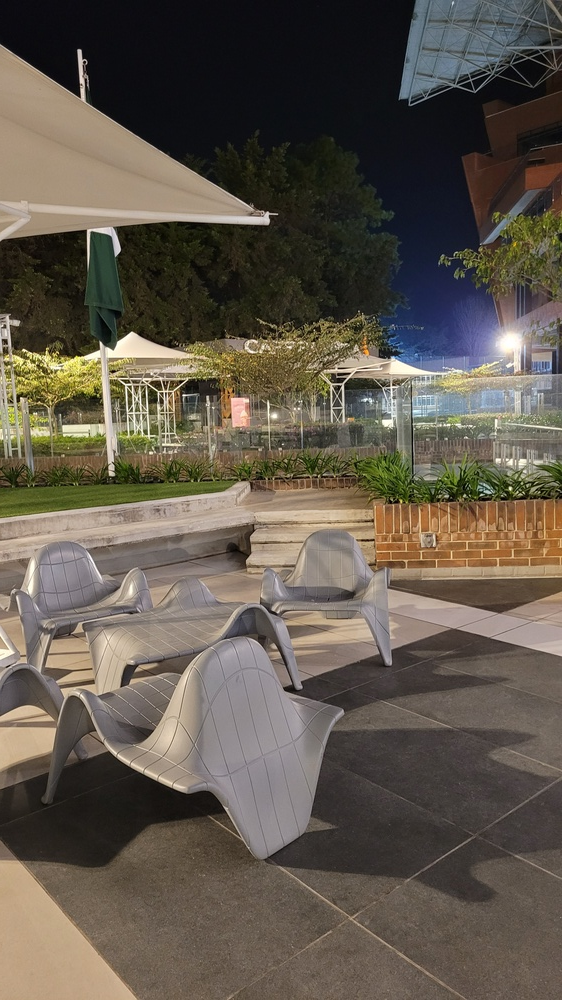
#> input picture img/experimental/izquierda4.jpg, 562 x 1000 px, shrunk from 2268 x 4032 before the run
$ jupyter execute task2.ipynb   (shell and % lines are left out)
#> lines starting #> are read from the running program, lines starting #| are printed output that depends on the picture
# Task 2

## Integrantes
- Sergio Orellana 221122
- Rodrigo Mansilla 22611
- Ricardo Chuy 221007

### Prompt utilizado con IA

> Actúa como ingeniero de visión artificial. Tengo dos imágenes: la imagen base (izquierda) y la imagen
> warped (derecha transformada). Escribe un código en Python que genere una imagen compuesta
> (blending) donde la imagen base se muestre en el canal Rojo y la imagen warped en el canal Cian
> (Verde+Azul). Esto debe crear un efecto de anaglifo donde los píxeles perfectamente alineados se vean en
> escala de grises y los errores se vean como bordes de colores.

[cell 1]
import cv2
import numpy as np
import matplotlib.pyplot as plt
import pandas as pd
from pathlib import Path

# Mostrar figuras dentro de Jupyter (sin ventanas externas).

[cell 2]
def compute_anaglyph(left_img_path, right_img_path, min_match_count=20):
    # Calcula la homografía entre la imagen derecha (Query) y la izquierda (Train/Base),

    # Leer imágenes
#> called with left_img_path = 'img/experimental/izquierda4.jpg', right_img_path = 'img/experimental/derecha4.jpg', min_match_count = 20
    img_left = cv2.imread(left_img_path)
#> img_left is the input picture: shape (1000, 562, 3); mean B, G, R 76.8, 88.1, 96.5
    img_right = cv2.imread(right_img_path)
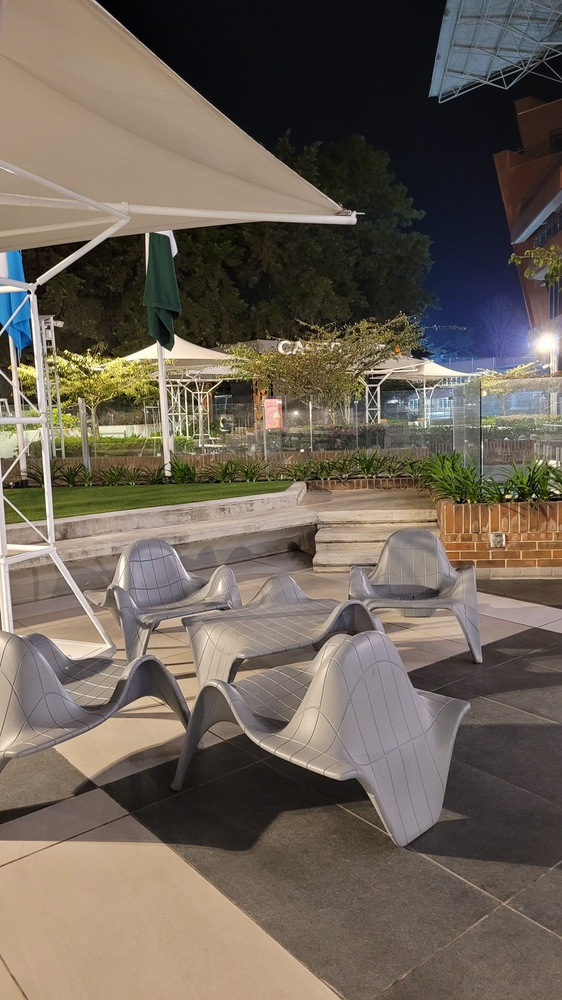
#> input picture img/experimental/derecha4.jpg, 562 x 1000 px, shrunk from 2268 x 4032 before the run
#> img_right is the input picture: shape (1000, 562, 3); mean B, G, R 87.6, 99, 108.9

    if img_left is None or img_right is None:
        raise FileNotFoundError("Revisa las rutas de las imágenes experimental izquierda/derecha.")

    gray_left = cv2.cvtColor(img_left, cv2.COLOR_BGR2GRAY)
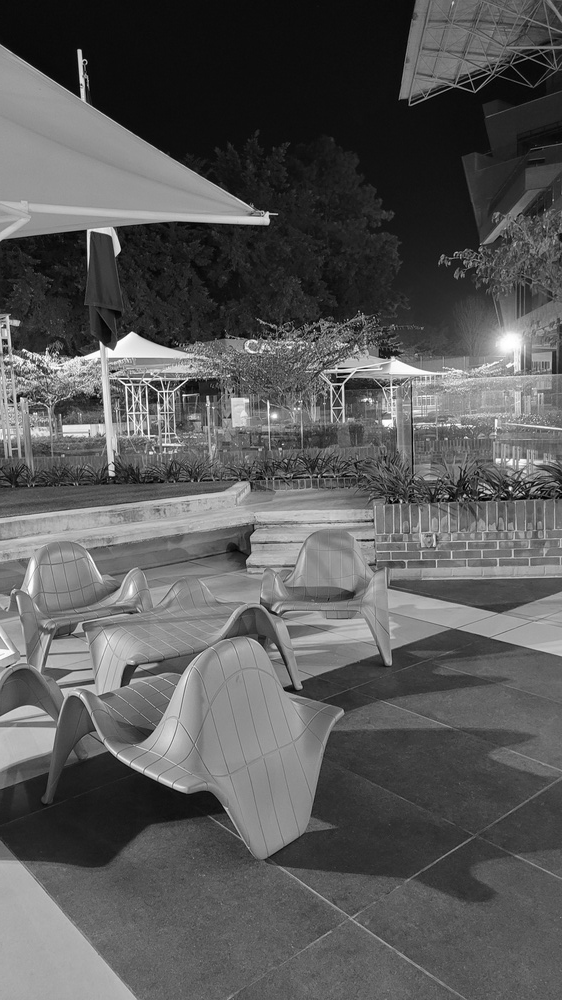
#> gray_left: shape (1000, 562); min 0, max 255, mean 89.4
    gray_right = cv2.cvtColor(img_right, cv2.COLOR_BGR2GRAY)
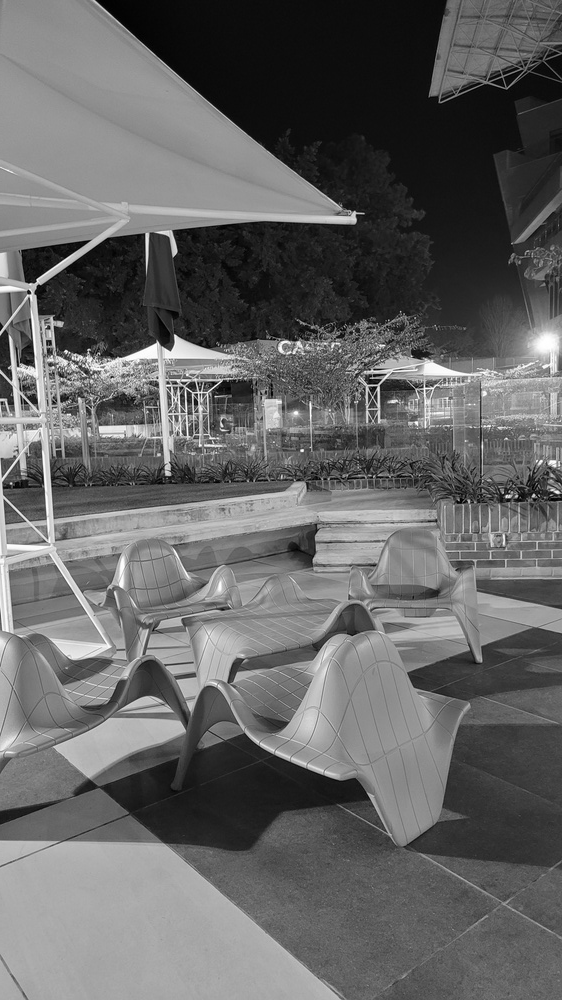
#> gray_right: shape (1000, 562); min 0, max 255, mean 100.7

    sift = cv2.SIFT_create()
    kp_left, des_left = sift.detectAndCompute(gray_left, None)   # Train / Destino
#> kp_left = 2187 keypoints; strongest (x, y, size): (510, 488, 2.5), (79, 52, 3.6), (101, 343, 2.1), (117, 249, 5.7)
    kp_right, des_right = sift.detectAndCompute(gray_right, None)  # Query / Origen
#> kp_right = 2003 keypoints; strongest (x, y, size): (29, 292, 2.7), (66, 351, 2.3), (302, 450, 2.2), (533, 495, 2.4)

    FLANN_INDEX_KDTREE = 1
    index_params = dict(algorithm=FLANN_INDEX_KDTREE, trees=5)
    search_params = dict(checks=50)
    flann = cv2.FlannBasedMatcher(index_params, search_params)

    matches = flann.knnMatch(des_right, des_left, k=2)  # Query vs Train
#> matches = 2003 matches

    good_matches = []
    for m, n in matches:
        if m.distance < 0.7 * n.distance:
            good_matches.append(m)
#> after the loop, good_matches = 317 matches

    if len(good_matches) < min_match_count:
        raise ValueError(f"No hay suficientes good matches ({len(good_matches)}) para estimar una homografía estable.")

    src_pts = np.float32([kp_right[m.queryIdx].pt for m in good_matches]).reshape(-1, 1, 2)  # derecha
#> src_pts = 317 rows, first 8: [7.91, 531.5], [48.56, 327.5], [48.56, 327.5], [51.37, 317.9], [54.03, 319], [59.9, 323.8], [59.9, 323.8], [60.91, 375.2]
    dst_pts = np.float32([kp_left[m.trainIdx].pt for m in good_matches]).reshape(-1, 1, 2)   # izquierda
#> dst_pts = 317 rows, first 8: [531.6, 564.4], [4.63, 326.5], [4.63, 326.5], [7.29, 316.9], [10.31, 317.8], [16.39, 322.8], [16.39, 322.8], [17.27, 373.7]

    H, mask = cv2.findHomography(src_pts, dst_pts, cv2.RANSAC, 5.0)
#> H = [[0.995, -0.0849, -12.84], [0.0248, 1.01, -7.5], [5.38e-05, -1.14e-05, 1]]; mask = 317 values, max 1 at index 1, min 0 at index 0, mean 0.546

    h_left, w_left = img_left.shape[:2]
#> h_left = 1000; w_left = 562
    warped_right = cv2.warpPerspective(img_right, H, (w_left, h_left))
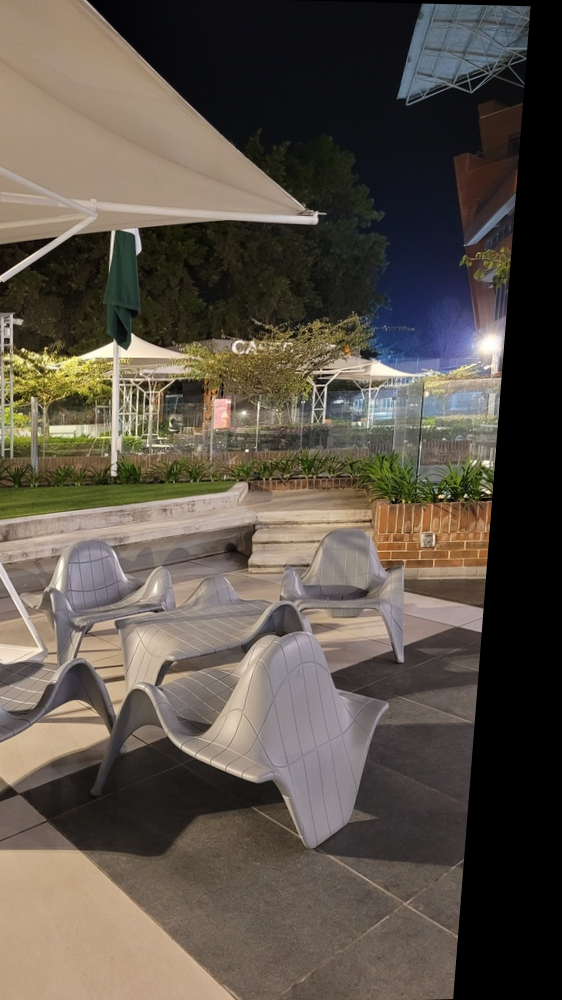
#> warped_right: shape (1000, 562, 3); mean B, G, R 73.1, 82.7, 91.1

    base_gray = gray_left
    warped_gray = cv2.cvtColor(warped_right, cv2.COLOR_BGR2GRAY)
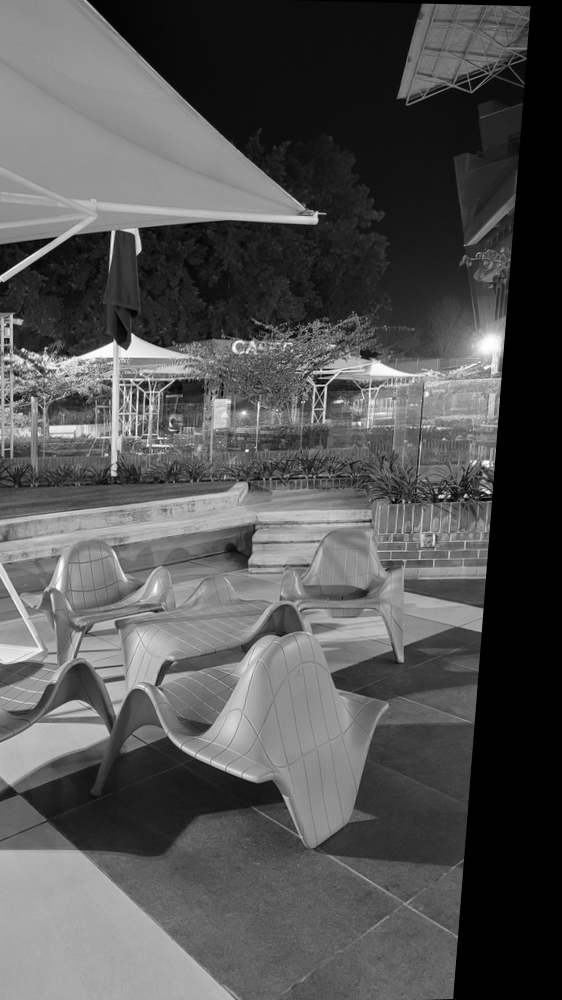
#> warped_gray: shape (1000, 562); min 0, max 255, mean 84.2

    anaglyph = np.zeros((h_left, w_left, 3), dtype=np.uint8)
    anaglyph[:, :, 0] = base_gray          # Canal R
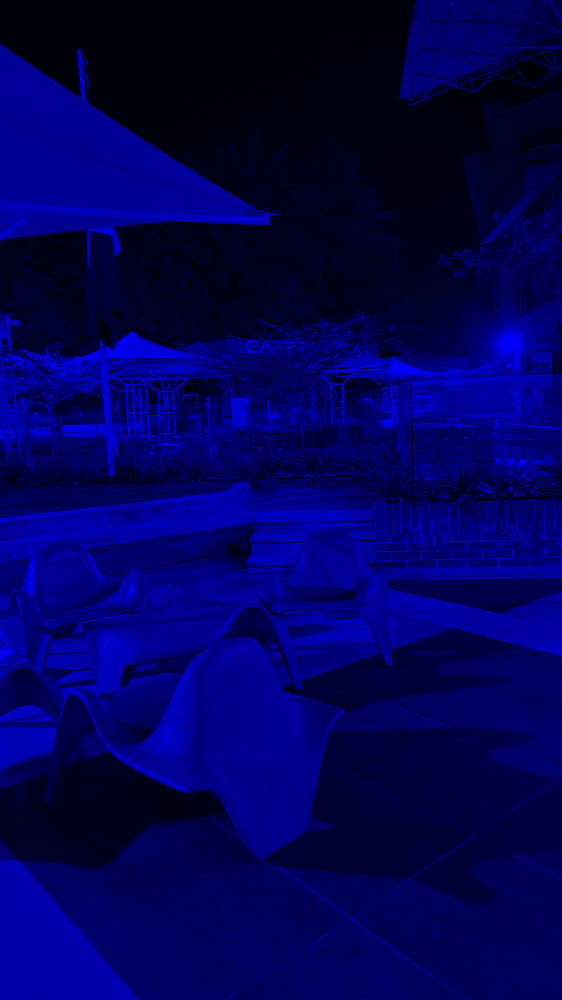
#> anaglyph: shape (1000, 562, 3); mean of channels 0, 1, 2 89.4, 0, 0; drawn as B, G, R
    anaglyph[:, :, 1] = warped_gray        # Canal G
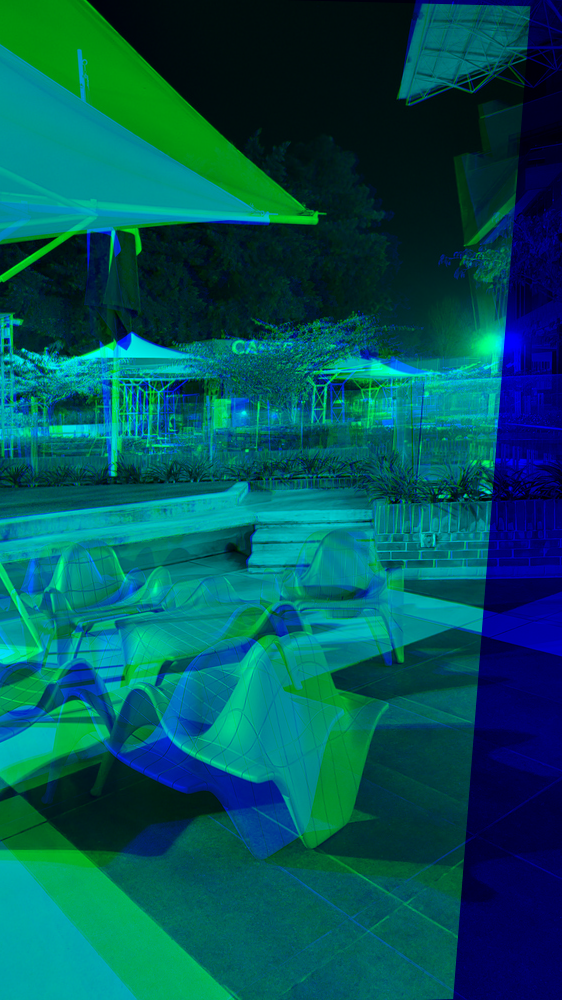
#> anaglyph: shape (1000, 562, 3); mean of channels 0, 1, 2 89.4, 84.2, 0; drawn as B, G, R
    anaglyph[:, :, 2] = warped_gray        # Canal B
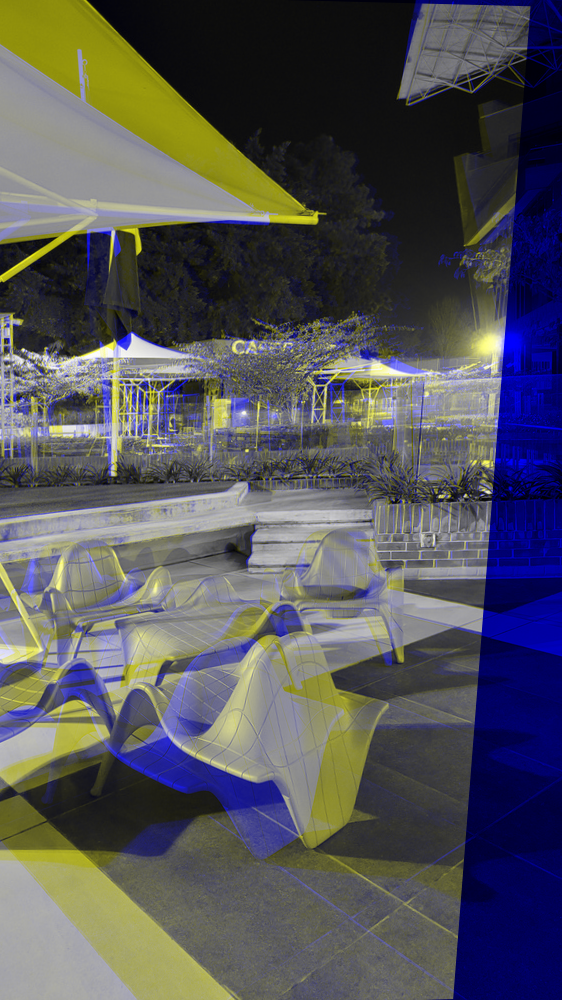
#> anaglyph: shape (1000, 562, 3); mean of channels 0, 1, 2 89.4, 84.2, 84.2; drawn as B, G, R

    return img_left, warped_right, anaglyph, H

### Task 2 – Ejecución del algoritmo de stitching en el set experimental

[cell 3]
left_experimental_path = "img/experimental/izquierda4.jpg"
right_experimental_path = "img/experimental/derecha4.jpg"

img_left, warped_right, anaglyph, H = compute_anaglyph(left_experimental_path, right_experimental_path)

plt.figure(figsize=(10, 5))
plt.title("Anaglifo Rojo-Cian (izquierda base, derecha warpeda)")
plt.imshow(anaglyph)
plt.axis("off")
plt.show()

### Task 2.1 – Medición de la disparidad en píxeles

[cell 4]
def medir_disparidad(anaglyph, output_path="img/results/puntos_disparidad.png"):
    """Mide disparidad (en píxeles), guarda evidencia y retorna la tabla ruta guardada."""
#> called with output_path = 'img/results/puntos_disparidad.png'

    h, w = anaglyph.shape[:2]
#> h = 1000; w = 562
    fig_w = 12
    fig_h = fig_w * (h / w)
#> fig_h = 21.35

    plt.figure(figsize=(fig_w, fig_h))
    plt.title("Haz 6 clics: A_rojo, A_cian, B_rojo, B_cian, C_rojo, C_cian")
    plt.imshow(anaglyph)
    plt.axis("on")

    print("Hacer seis clicks en este orden:")
    print("   1) A_rojo, 2) A_cian, 3) B_rojo, 4) B_cian, 5) C_rojo, 6) C_cian")
    puntos = plt.ginput(6, timeout=0)

    if len(puntos) != 6:
        raise ValueError(f"Se esperaban 6 puntos, pero se capturaron {len(puntos)}.")

    xs = [float(p[0]) for p in puntos]
    ys = [float(p[1]) for p in puntos]

    disparidades = [
        abs(xs[0] - xs[1]),  # A
        abs(xs[2] - xs[3]),  # B
        abs(xs[4] - xs[5])   # C
    ]

    # Distancias reales estimadas (m) coherentes con cercano/medio/fondo.
    distancias_estimadas_m = [1.5, 3.0, 5.0]

    tabla = pd.DataFrame({
        "Objeto": ["A (Cercano)", "B (Medio)", "C (Fondo)"],
        "Distancia Real Estimada (m)": distancias_estimadas_m,
        "Coordenada X Fantasma 1": [xs[0], xs[2], xs[4]],
        "Coordenada X Fantasma 2": [xs[1], xs[3], xs[5]],
        "Disparidad (|x1 - x2|) en pixeles": disparidades
    })

    plt.close()

    # Visualización final de evidencia (después del análisis).
    plt.figure(figsize=(fig_w, fig_h))
    plt.title("Puntos seleccionados para medición de disparidad")
    plt.imshow(anaglyph)
    plt.axis("on")

    colores = ["yellow", "yellow", "lime", "lime", "magenta", "magenta"]
    etiquetas = ["A_rojo", "A_cian", "B_rojo", "B_cian", "C_rojo", "C_cian"]

    for i, (x, y) in enumerate(puntos):
        plt.scatter(x, y, s=60, c=colores[i], edgecolors="black", linewidths=0.8)
        plt.text(x + 8, y + 8, f"{i + 1}: {etiquetas[i]}", color=colores[i], fontsize=10, weight="bold")

    pares = [(0, 1), (2, 3), (4, 5)]
    for i, j in pares:
        plt.plot([xs[i], xs[j]], [ys[i], ys[j]], linestyle="--", linewidth=1.5, color="white")

    output_path = Path(output_path)
    output_path.parent.mkdir(parents=True, exist_ok=True)
    plt.savefig(output_path, dpi=220, bbox_inches="tight")
    plt.show()

    return tabla, str(output_path)

# Ejecución interactiva
tabla_disparidad, ruta_resultado = medir_disparidad(anaglyph)
tabla_disparidad
